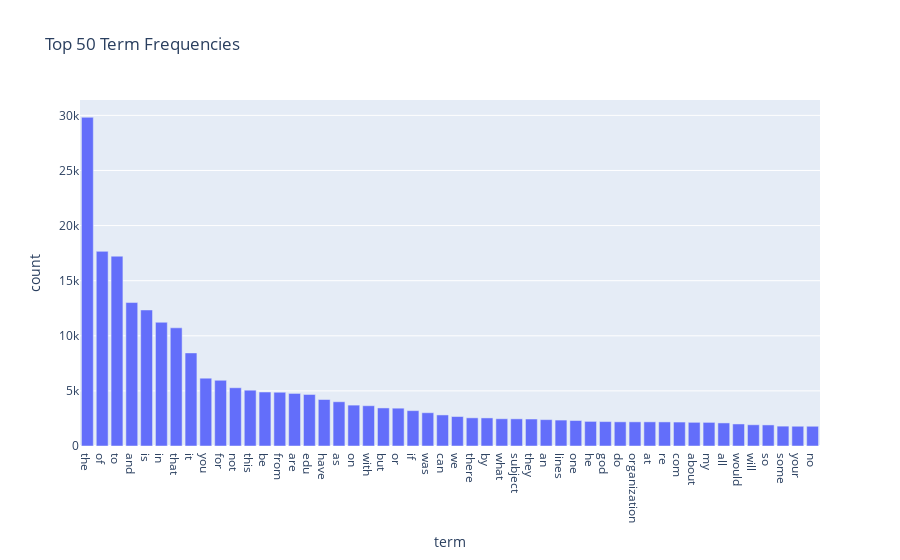

Notebook code cell kept with this figure:
### Markdown cell above
### >>> **Exercise 14 (take home):** 
Additionally, you can attempt to sort the terms on the `x-axis` by frequency instead of in alphabetical order. This way the visualization is more meaninfgul and you will be able to observe the so called [long tail](https://en.wikipedia.org/wiki/Long_tail) (get familiar with this term since it will appear a lot in data mining and other statistics courses). see picture below

![alt txt](https://upload.wikimedia.org/wikipedia/commons/thumb/8/8a/Long_tail.svg/1000px-Long_tail.svg.png)

### Code cell
# Answer here
import plotly.express as px

# Pick top 50 terms and sort them from large to small
df_top = df.sort_values("count", ascending=False).head(50)
  
fig = px.bar(df_top,
             x="term", y="count",
             title="Top 50 Term Frequencies")

# Ensure the order on x-axis is truly ordered by frequency instead of in alphabetical order
fig.update_xaxes(categoryorder='total descending')
fig.show()

### Figure 1 — Plotly figure (JSON) as saved in the notebook; plotly's stock layout.template omitted (floating-point values rounded to 4 significant figures)
{"data": [{"hovertemplate": "term=%{x}<br>count=%{y}<extra></extra>", "legendgroup": "", "marker": {"color": "#636efa", "pattern": {"shape": ""}}, "name": "", "orientation": "v", "showlegend": false, "textposition": "auto", "type": "bar", "x": ["the", "of", "to", "and", "is", "in", "that", "it", "you", "for", "not", "this", "be", "from", "are", "edu", "have", "as", "on", "with", "but", "or", "if", "was", "can", "we", "there", "by", "what", "subject", "they", "an", "lines", "one", "he", "god", "do", "organization", "at", "re", "com", "about", "my", "all", "would", "will", "so", "some", "your", "no"], "xaxis": "x", "y": [29825, 17660, 17222, 13017, 12343, 11226, 10723, 8447, 6157, 5962, 5285, 5063, 4898, 4877, 4769, 4675, 4218, 4015, 3709, 3655, 3453, 3432, 3208, 3020, 2818, 2674, 2556, 2548, 2472, 2464, 2448, 2393, 2353, 2312, 2232, 2216, 2193, 2192, 2191, 2186, 2172, 2148, 2143, 2093, 2000, 1925, 1912, 1802, 1793, 1791], "yaxis": "y"}], "layout": {"barmode": "relative", "legend": {"tracegroupgap": 0}, "title": {"text": "Top 50 Term Frequencies"}, "xaxis": {"anchor": "y", "categoryorder": "total descending", "domain": [0, 1], "title": {"text": "term"}}, "yaxis": {"anchor": "x", "domain": [0, 1], "title": {"text": "count"}}}}
